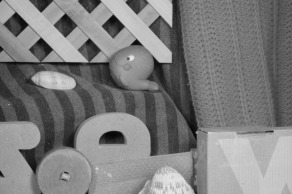
#> input picture pset4/code/inputs/frame10.jpg, 292 x 194 px
$ python prob4.py
#> lines starting #> are read from the running program, lines starting #| are printed output that depends on the picture
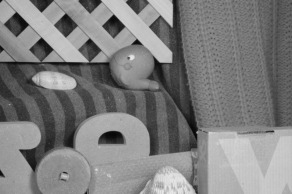
#> input picture pset4/code/inputs/frame11.jpg, 292 x 194 px
## Default modules imported. Import more if you need to.
import numpy as np
from scipy.signal import convolve2d as conv2

# Use these as the x and y derivative filters
fx = np.float32([[1,0,-1]]) * np.float32([[1,1,1]]).T / 6.
fy = fx.T


# Compute optical flow using the lucas kanade method
# Use the fx, fy, defined above as the derivative filters
# and compute derivatives on the average of the two frames.
# Also, consider (x',y') values in a WxW window.
# Return two image shape arrays u,v corresponding to the
# horizontal and vertical flow.
def lucaskanade(f1,f2,W):
#> called with W = 11
    u = np.zeros(f1.shape)
    v = np.zeros(f1.shape)

    #compute x and y derivative matrices
    It = (f2-f1)/2
    Ix = conv2(It, fx, 'same')
    Iy = conv2(It, fy, 'same')

    #compute sums over local neighborhoods for use in solving
    sum_kernel = np.ones((W,W))
    sum_Ix2 = conv2(Ix**2, sum_kernel, 'same')
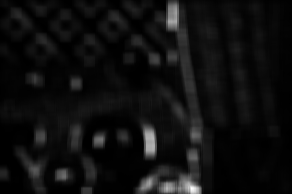
#> sum_Ix2: shape (194, 292) float64; min 9.09e-05, max 0.147, mean 0.00911; drawn with min black and max white
    sum_IxIy = conv2(Ix*Iy, sum_kernel, 'same')
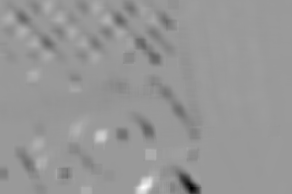
#> sum_IxIy: shape (194, 292) float64; min -0.0554, max 0.0366, mean -0.000922; drawn with min black and max white
    sum_Iy2 = conv2(Iy**2, sum_kernel, 'same')
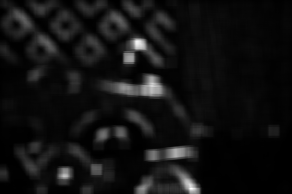
#> sum_Iy2: shape (194, 292) float64; min 2.33e-05, max 0.0481, mean 0.00351; drawn with min black and max white
    #build coefficient matrix
    A = np.zeros(f1.shape+(2,2))
    A[:,:,0,0] = sum_Ix2
    A[:,:,0,1] = sum_IxIy
    A[:,:,1,0] = sum_IxIy
    A[:,:,1,1] = sum_Iy2
    #build constant matrix
    sum_IxIt = conv2(Ix*It, sum_kernel, 'same')
    sum_IyIt = conv2(Iy*It, sum_kernel, 'same')
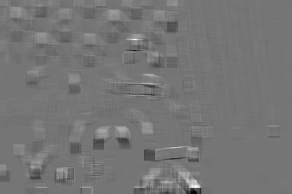
#> sum_IyIt: shape (194, 292) float64; min -0.0148, max 0.0173, mean 1.95e-05; drawn with min black and max white
    b = -np.stack((sum_IxIt, sum_IyIt), axis=-1)
    flow = np.linalg.solve(A,b)
    v = flow[:,:,0]
    u = flow[:,:,1]
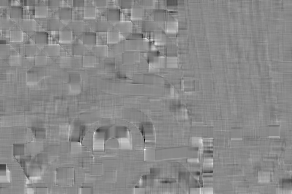
#> u: shape (194, 292) float64; min -4.27, max 3.62, mean 0.00453; drawn with min black and max white

    return u,v

########################## Support code below

from skimage.io import imread, imsave
from os.path import normpath as fn # Fixes window/linux path conventions
import matplotlib.pyplot as plt
import warnings
warnings.filterwarnings('ignore')


f1 = np.float32(imread(fn('inputs/frame10.jpg')))/255.
f2 = np.float32(imread(fn('inputs/frame11.jpg')))/255.

u,v = lucaskanade(f1,f2,11)


# Display quiver plot by downsampling
x = np.arange(u.shape[1])
#> x = 292 values from 0 to 291
y = np.arange(u.shape[0])
#> y = 194 values from 0 to 193
x,y = np.meshgrid(x,y[::-1])
plt.quiver(x[::8,::8],y[::8,::8],u[::8,::8],-v[::8,::8],pivot='mid')

plt.show()
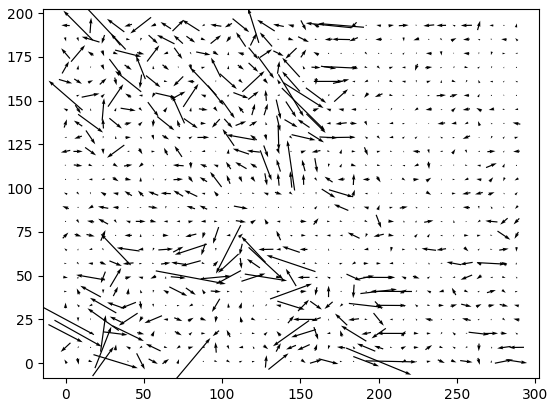
#> figure drawn by matplotlib, 1 panel
